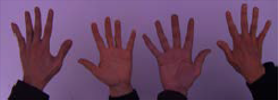
#> input picture TP1/white_patch/test_blue.png, 278 x 100 px; its folder holds only this picture in this run
$ jupyter execute TP1ipynb.ipynb
#> lines starting #> are read from the running program, lines starting #| are printed output that depends on the picture
#> further down, img is the input picture: shape (100, 278, 3); mean B, G, R 100.7, 69.5, 103
[cell 1]
import cv2
import numpy as np
import os

input_dir = "white_patch"
output_dir = "white_patch_res"

os.makedirs(output_dir, exist_ok=True)

def white_patch(img):
    img = img.astype(np.float32)
    # máximo por canal
    max_vals = img.reshape(-1, 3).max(axis=0)
#> max_vals = [200, 138, 165]

    # evita división por cero
    max_vals[max_vals == 0] = 1

    # escalar
    img_wp = img / max_vals * 255.0
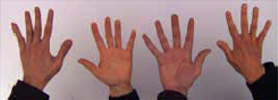
#> img_wp: shape (100, 278, 3) float32; mean B, G, R 128.4, 128.4, 159.2

    return np.clip(img_wp, 0, 255).astype(np.uint8)

# recorrer imágenes
for filename in os.listdir(input_dir):
    if filename.lower().endswith((".jpg", ".png", ".jpeg")):
        path = os.path.join(input_dir, filename)

        img = cv2.imread(path)
        if img is None:
            continue

        result = white_patch(img)

        # guardar en la salida las imagenes
        out_path = os.path.join(output_dir, filename)
        cv2.imwrite(out_path, result)

print("Procesamiento terminado")

#Análisis post resultado obtenido
El algortimo White Patch asume que si en la imagen existe al menos un píxel que corresponde a un blanco,  utiliza ese valor máximo para normalizar los canales de intensidad. Sin embargo, esta suposición no siempre se cumple, lo que puede generar diversas fallas en la corrección de la imagen.
En el caso de las imagenes con tonos verdes, rojos dominantes se observó que al ejecutar el algoritmo, genera colores desbalanceados o irreales.

#
PARTE 2 -VISUALIZAR LAS IMAGENES EN ESCALA DE GRISES

[cell 2]
import matplotlib.pyplot as plt
img1 = cv2.imread("img1_tp.png", cv2.IMREAD_GRAYSCALE)
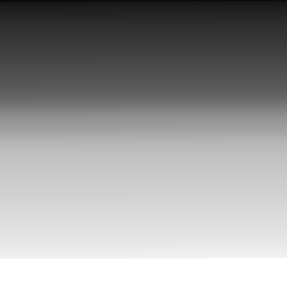
#> input picture TP1/img1_tp.png, 287 x 288 px
#> img1 is the input picture: shape (288, 287); min 2, max 255, mean 154.8
img2 = cv2.imread("img2_tp.png", cv2.IMREAD_GRAYSCALE)
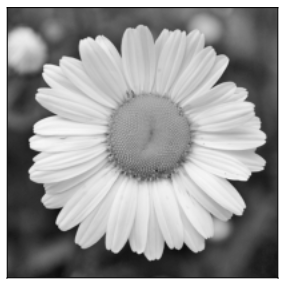
#> input picture TP1/img2_tp.png, 287 x 288 px
#> img2 is the input picture: shape (288, 287); min 2, max 255, mean 154.8

plt.figure(figsize=(10,4))

plt.subplot(1,2,1)
plt.title("Imagen 1")
plt.imshow(img1, cmap='gray')
plt.axis('off')

plt.subplot(1,2,2)
plt.title("Imagen 2")
plt.imshow(img2, cmap='gray')
plt.axis('off')

plt.show()
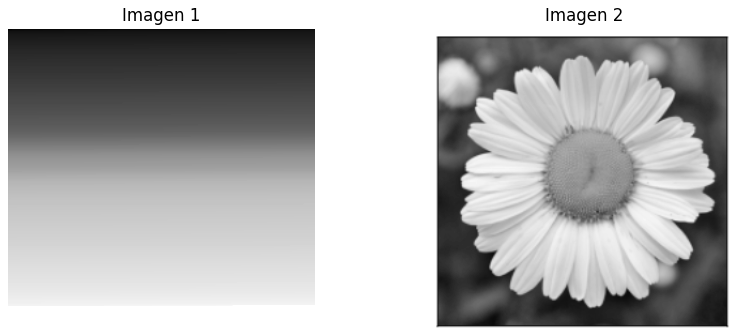
#> figure drawn by matplotlib, 2 panels

[cell 3]
# Elegimos número de bins probamos con potencias de dos
bins = 32

# Comparamos Histogramas
hist1 = cv2.calcHist([img1], [0], None, [bins], [0, 256])
#> hist1 = 32 values, max 8400 at index 31, min 4 at index 0, mean 2583
hist2 = cv2.calcHist([img2], [0], None, [bins], [0, 256])
#> hist2 has the same summary as hist1

# Graficar
plt.figure(figsize=(10,4))

plt.subplot(1,2,1)
plt.title("Histograma img1")
plt.plot(hist1)
plt.xlim([0, bins])

plt.subplot(1,2,2)
plt.title("Histograma img2")
plt.plot(hist2)
plt.xlim([0, bins])

plt.show()
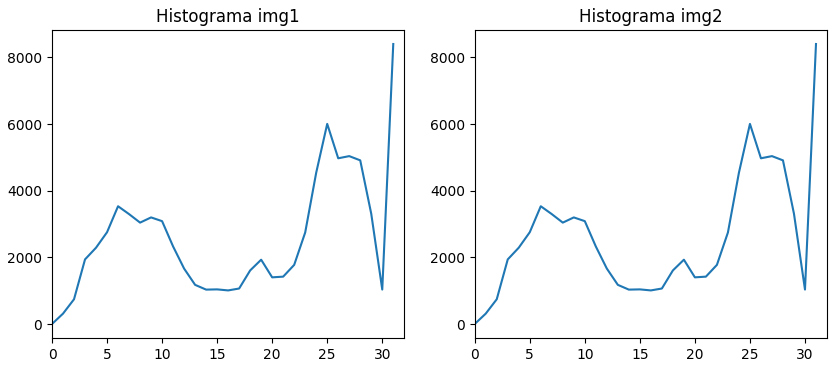
#> figure drawn by matplotlib, 2 panels; panel 1: curve peaks at x = 31, y = 8400; panel 2: curve peaks at x = 31, y = 8400
